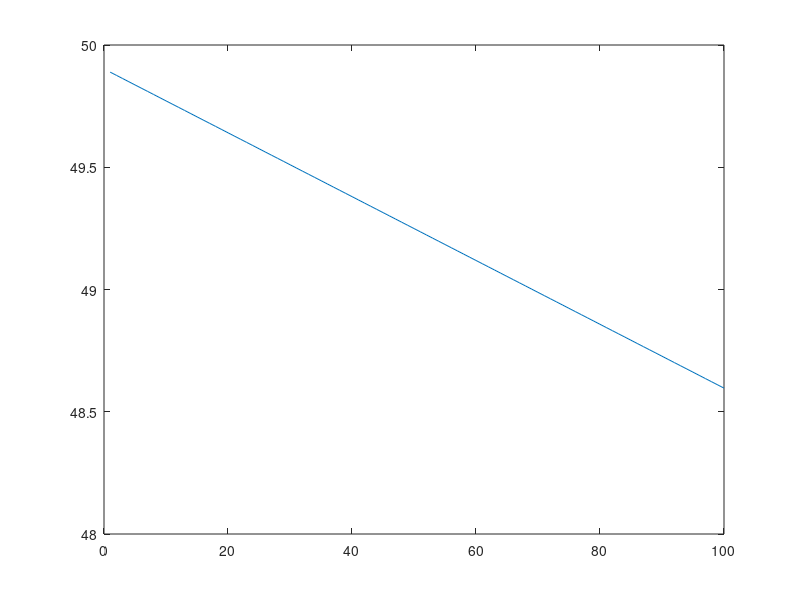

Recreate this plot in MATLAB.
TM = 600;
CoMX = 1535/2;
AM = 150;
NewX = zeros;
AccuX = 1:100;

for r =  AccuX

    NewX(r) = ((AM*(CoMX+r)) + (TM*CoMX))/(TM+AM);

end

FLD = (1  - (NewX/1532))*100;

plot(AccuX,NewX,"-")
plot(AccuX,FLD,"-")